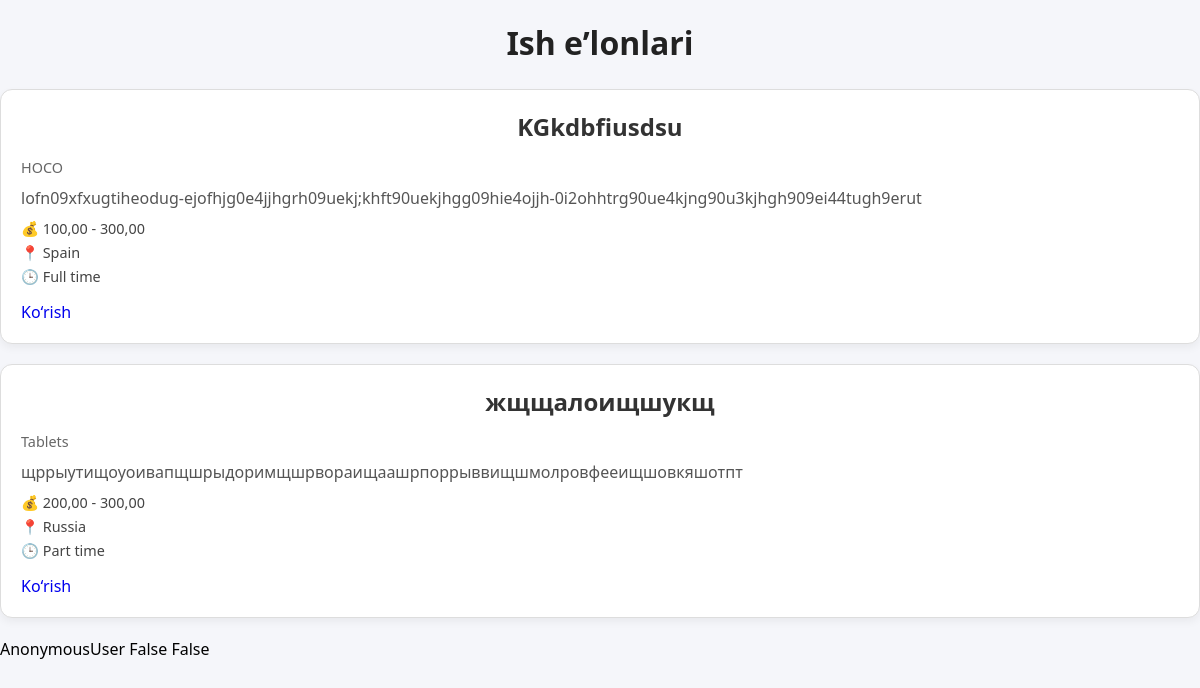
The page /api/jobs/ on the database its author committed.
### main/models.py (models this page shows, shortened)
class Job(models.Model):
    JOB_TYPES = (
        ("full_time", "Full time"),
        ("part_time", "Part time"),
        ("remote", "Remote"),
    )
    title = models.CharField(max_length=255)
    description = models.TextField()
    salary_min = models.DecimalField(max_digits=10, decimal_places=2)
    salary_max = models.DecimalField(max_digits=10, decimal_places=2)
    location = models.ManyToManyField(Location)
    job_type = models.CharField(max_length=20, choices=JOB_TYPES)
    company = models.ForeignKey(Company, on_delete=models.CASCADE)

class Company(models.Model):
    name = models.CharField(max_length=255)
    logo = models.ImageField(upload_to='media/')
    description = models.TextField(blank=True, null=True)
    owner = models.ForeignKey(User, on_delete=models.CASCADE)

class Location(models.Model):
    name = models.CharField(max_length=200)

### main/views.py (the view)
# urls.py: path('jobs/', job_list, name='job_list'),
def job_list(request):
    jobs = Job.objects.all()
    return render(request, 'jobs/job_list.html', {'jobs': jobs})

### templates/jobs/job_list.html (shortened to what this page needs)
{% load static %}
<!DOCTYPE html>
<html lang="uz">
<head>
    <link rel="stylesheet" href="{% static 'job.css' %}">
</head>
<body>
    <div class="jobs-container">
        <h1 class="title">Ish e’lonlari</h1>
        {% for job in jobs %}
        <div class="job-card">
            <div class="job-header">
                <h2>{{ job.title }}</h2>
                <p class="company">{{ job.company.name }}</p>
            </div>
            <p class="desc">{{ job.description|truncatechars:150 }}</p>
            <p class="salary">💰 {{ job.salary_min }} - {{ job.salary_max }}</p>
            <p class="location">
                📍{% for loc in job.location.all %}
                {{ loc.name }}{% if not forloop.last %}, {% endif %}
                {% endfor %}
            </p>
            <p class="type">🕒 {{ job.get_job_type_display }}</p>
            <div class="actions">
                <a href="{% url 'job_detail' job.id %}" class="view-btn">Ko‘rish</a>
            </div>
        </div>
        {% empty %}
        <p>Hozircha ish e’lonlari yo‘q 😔</p>
        {% endfor %}
    </div>
    {{ request.user }}
    {{ request.user.is_staff }}
    {{ request.user.is_superuser }}
</body>
</html>

### static/job.css (style rules this page uses)
body { background-color: #f5f6fa; font-family: "Segoe UI", Arial, sans-serif; margin: 0; padding: 0; }
h1, h2, h3 { color: #222; text-align: center; margin-bottom: 25px; }
a { text-decoration: none; }
.job-card { background-color: #fff; border: 1px solid #ddd; border-radius: 12px; padding: 20px; margin-bottom: 20px; box-shadow: 0 4px 8px rgba(0,0,0,0.05); transition: 0.3s; }
.job-card h2 { margin: 0; color: #333; }
.job-card .company { color: #666; font-size: 0.9em; margin-bottom: 10px; }
.desc { color: #555; margin: 10px 0; }
.salary, .location, .type { font-size: 0.9em; margin: 5px 0; color: #444; }
.actions { margin-top: 15px; }
.actions a { margin-right: 10px; }

### rows shown on the page
Job: title "KGkdbfiusdsu", company.name "HOCO", description "lofn09xfxugtiheodug-ejofhjg0e4jjhgrh09uekj;khft90uekjhgg09hie4ojjh-0i2ohhtrg90ue4kjng90u3kjhgh909ei44tugh9erut", salary_min "100,00", salary_max "300,00", job_type "Full time"
Location: name "Spain"
Job: title "жщщалоищшукщ", company.name "Tablets", description "щррыутищоуоивапщшрыдоримщшрвораищаашрпоррыввищшмолровфееищшовкяшотпт", salary_min "200,00", salary_max "300,00", job_type "Part time"
Location: name "Russia"

### other values the page prints
{{ request.user }} "AnonymousUser"
{{ request.user.is_staff }} "False"
{{ request.user.is_superuser }} "False"
